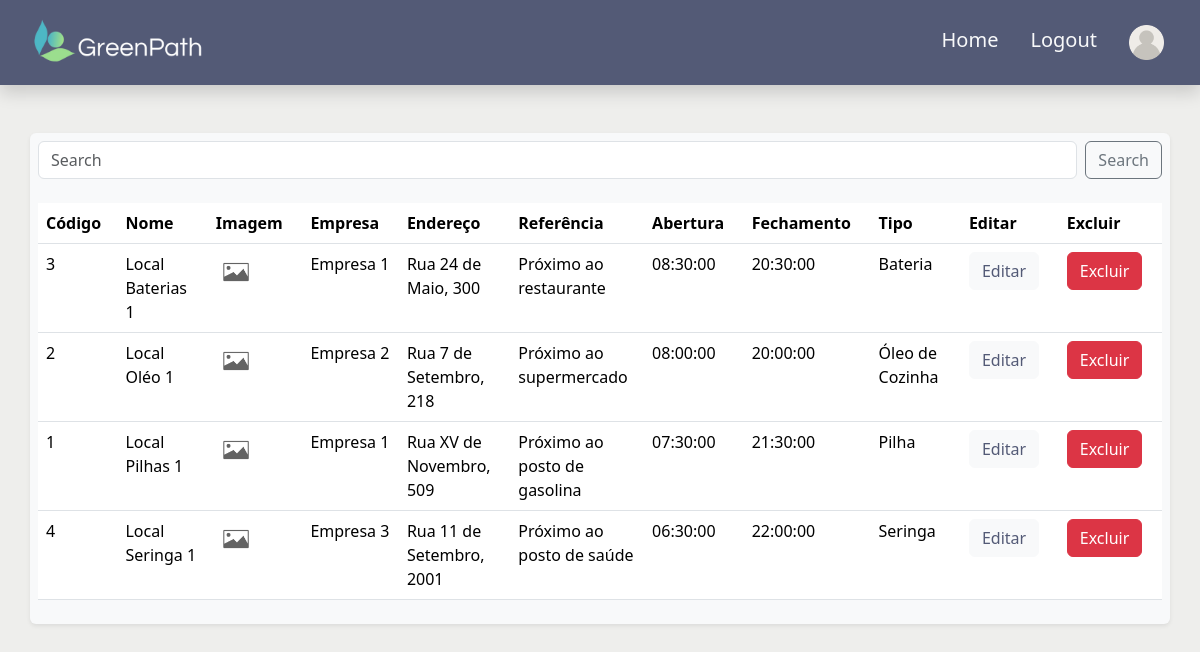
Page /src/page/locais.php on the committed database.
### tables this page shows
CREATE TABLE LocalDescarte (
    id_local_descarte INT PRIMARY KEY AUTO_INCREMENT NOT NULL,
    endereco VARCHAR(255) NOT NULL,
    link VARCHAR(255) NOT NULL,
    imagem MEDIUMBLOB DEFAULT NULL,
    nome VARCHAR(100) NOT NULL,
    referencia VARCHAR(255) NOT NULL,
    horario_abertura TIME NOT NULL,
    horario_fechamento TIME NOT NULL,
    tipo VARCHAR(50) NOT NULL,
    fk_Empresa_id INT NOT NULL
);

CREATE TABLE Empresa (
    id_empresa INT PRIMARY KEY AUTO_INCREMENT NOT NULL,
    nome_fantasia VARCHAR(50) UNIQUE NOT NULL,
    avatar MEDIUMBLOB DEFAULT NULL,
    cnpj VARCHAR(50) UNIQUE NOT NULL,
    razao_social VARCHAR(255) NOT NULL,
    setor VARCHAR(255) NOT NULL,
    telefone VARCHAR(50) UNIQUE NOT NULL,
    bairro VARCHAR(50) NOT NULL,
    fk_Usuario_id INT NOT NULL,
    UNIQUE (nome_fantasia, cnpj, telefone),
    CONSTRAINT check_cnpj_digits CHECK(cnpj REGEXP '^[0-9]{14}$')
);

### src/page/locais.php (the view, shortened to what this page needs)
<!doctype html>
<html lang="en">
    <head>
        <link rel="stylesheet" href="../style/styleIndex.css">
        <link href="https://cdn.jsdelivr.net/npm/bootstrap@5.3.3/dist/css/bootstrap.min.css" rel="stylesheet">
</head>
<body style="background-color: #EEEEEC;">
<?php
  require '../database/connectDB.php';
?>
<nav class="navbar navbar-expand-lg shadow p-2 mb-5" style="background-color: #535A76;">
          <div class="container-fluid" style="background-color: #535A76;">
            <a class="navbar-brand" href="../../index.php">
              <img src="../../resources/GreenPath.png" alt="GreenPath" width="200" height="59">
            </a>
            <div class="collapse navbar-collapse" id="navbarNav">
              <ul class="navbar-nav ms-auto">
              <li class="nav-item">
                  <a class="nav-link text-light fs-5 p-3" href="#" onclick="window.location.href='homeAdm.php'">Home</a>
                </li>
                <li class="nav-item">
                  <a class="nav-link text-light fs-5 p-3" href="#" onclick="window.location.href='logout.php'">Logout</a>
                </li>
                <li class="nav-item d-flex align-items-center justify-content-between">
                    <a class="nav-link p-3" href="#" onclick="window.location.href='editarConta.php'">
                        <img src="../../resources/do-utilizador.png" alt="GreenPath" style="max-width: 35px;"></a>
                </li>
              </ul>
            </div>
          </div>
        </nav>
        <?php
      $conn = new mysqli($servername, $username, $password, $database);
      ?>
<?php
            $sql = "SELECT id_local_descarte, nome, imagem, endereco, referencia, horario_abertura, horario_fechamento, tipo, fk_Empresa_id, nome_fantasia
            FROM LocalDescarte AS LD INNER JOIN Empresa AS E ON (LD.fk_Empresa_id = E.id_empresa)
            ORDER BY nome";
            echo "<div class='container text-bg-light rounded shadow-sm p-2 mb-5'>";
            echo "<form class='d-flex' role='search'>
              <input class='form-control me-2' type='search' placeholder='Search' aria-label='Search'>
              <button class='btn btn-outline-secondary' type='submit'>Search</button>
            </form><br>";
            if ($result = mysqli_query($conn, $sql)) {
                echo "<table class='table'>";
                echo "	<tr>";
                echo "	  <th width='5%'>Código</th>";
                echo "	  <th width='7%'>Nome</th>";
                echo "	  <th width='7%'>Imagem</th>";
                echo "	  <th width='7%'>Empresa</th>";
                echo "	  <th width='7%'>Endereço</th>";
                echo "	  <th width='5%'>Referência</th>";
                echo "	  <th width='7%'>Abertura</th>";
                echo "	  <th width='7%'>Fechamento</th>";
                echo "	  <th width='7%'>Tipo</th>";
                echo "	  <th width='7%'>Editar</th>";
                echo "	  <th width='7%'>Excluir</th>";
                echo "	</tr>";
                if (mysqli_num_rows($result) > 0) {
                    while ($row = mysqli_fetch_assoc($result)) {
                        $cod = $row["id_local_descarte"];
                        echo "<tr>";
                        echo "<td>";
                        echo $cod;
                        echo "</td><td>";
                        echo $row["nome"];
                        if ($row['imagem']) {?>
                          <td>
                              <img id="imagemSelecionada" class="rounded-circle" style='max-width: 40px;'  />
                          </td><td>
                          <?php
                      } else {
                          ?>
                          <td>
                              <img id="imagemSelecionada" class="rounded-circle" src="../../resources/fotoIcon.jpg" style='max-width: 40px;' />
                          </td><td>
                          <?php
                      }
                        echo $row["nome_fantasia"];
                        echo "</td><td>";
                        echo $row["endereco"];
                        echo "</td><td>";
                        echo $row["referencia"];
                        echo "</td><td>";
                        echo $row["horario_abertura"];
                        echo "</td><td>";
                        echo $row["horario_fechamento"];
                        echo "</td><td>";
                        echo $row["tipo"];
                        echo "</td><td>";
        ?>
                        <a class="btn btn-light" style="color: #535A76;" href='editarLocal.php?id=<?php echo $cod; ?>'>Editar</a>
                        </td><td>
                        <a class="btn btn-danger" href='excluirLocal.php?id=<?php echo $cod; ?>'>Excluir</a>
                        </td>
                        </tr>
        <?php
                    }
                }
                    echo "</table>";
                    echo "</div>";
            } else {
                echo "Erro executando SELECT: " . mysqli_error($conn);
            }
        ?>
</body>
</html>

### src/style/styleIndex.css (style rules this page uses)
.form-control { position: relative; z-index: 1; }

### rows in the picture
localdescarte: id_local_descarte "3", nome "Local Baterias 1", fk_Empresa.nome_fantasia "Empresa 1", endereco "Rua 24 de Maio, 300", referencia "Próximo ao restaurante", horario_abertura "08:30:00", horario_fechamento "20:30:00", tipo "Bateria"
localdescarte: id_local_descarte "2", nome "Local Oléo 1", fk_Empresa.nome_fantasia "Empresa 2", endereco "Rua 7 de Setembro, 218", referencia "Próximo ao supermercado", horario_abertura "08:00:00", horario_fechamento "20:00:00", tipo "Óleo de Cozinha"
localdescarte: id_local_descarte "1", nome "Local Pilhas 1", fk_Empresa.nome_fantasia "Empresa 1", endereco "Rua XV de Novembro, 509", referencia "Próximo ao posto de gasolina", horario_abertura "07:30:00", horario_fechamento "21:30:00", tipo "Pilha"
localdescarte: id_local_descarte "4", nome "Local Seringa 1", fk_Empresa.nome_fantasia "Empresa 3", endereco "Rua 11 de Setembro, 2001", referencia "Próximo ao posto de saúde", horario_abertura "06:30:00", horario_fechamento "22:00:00", tipo "Seringa"
